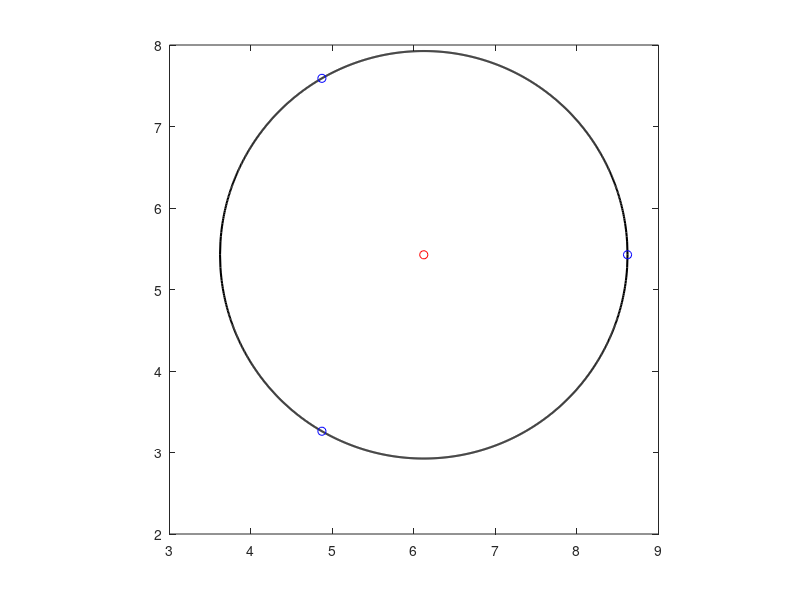

Write the MATLAB code that produced this figure.

%clear all

%DIM = 2;
%%%%%% generate regular simplex 
%simplex = regular_simplex(DIM);
%
%theta = pi/3;
%Rmat = [cos(theta) -sin(theta); sin(theta) cos(theta)];
%
%a1 = simplex(1,:);
%a2 = simplex(2,:);
%a3 = simplex(3,:);
%
%v1 = Rmat*a1'
%v2 = Rmat*a2'
%v3 = Rmat*a3'
%
%theta1 = acos(a2*a3'/(norm(a2,2)*norm(a3,2)))/2;
%theta2 = acos(a1*a3'/(norm(a1,2)*norm(a3,2)))/2;
%theta3 = acos(a1*a2'/(norm(a1,2)*norm(a2,2)))/2;

r0 = 1;
p0 = [0,0];
simplex = [
   1.000000000000000                   0
     -0.500000000000000   0.866025403784439
	   -0.500000000000000  -0.866025403784439 ];


r1 = 2.5;
p1 = [6.120000000000000   5.426000000000000];

r = r1;
p = p1
simplex = simplex*r+p
pause()

cicX = p(1)-r:0.005:p(1)+r;
pn = length(cicX);
for i = 1:pn
	cicY(i)  =  real(sqrt(r^2-(cicX(i)-p(1))^2))+p(2);
	cicY2(i) = -real(sqrt(r^2-(cicX(i)-p(1))^2))+p(2);
end

figure(1)
plot(p(1), p(2), 'ro')
hold on
plot(cicX, cicY,   'k-', 'LineWidth', 1.5)
plot(cicX, cicY2,  'k-', 'LineWidth', 1.5)

for i=1:1:3
	plot(simplex(i,1), simplex(i,2), 'bo');
end

axis square

